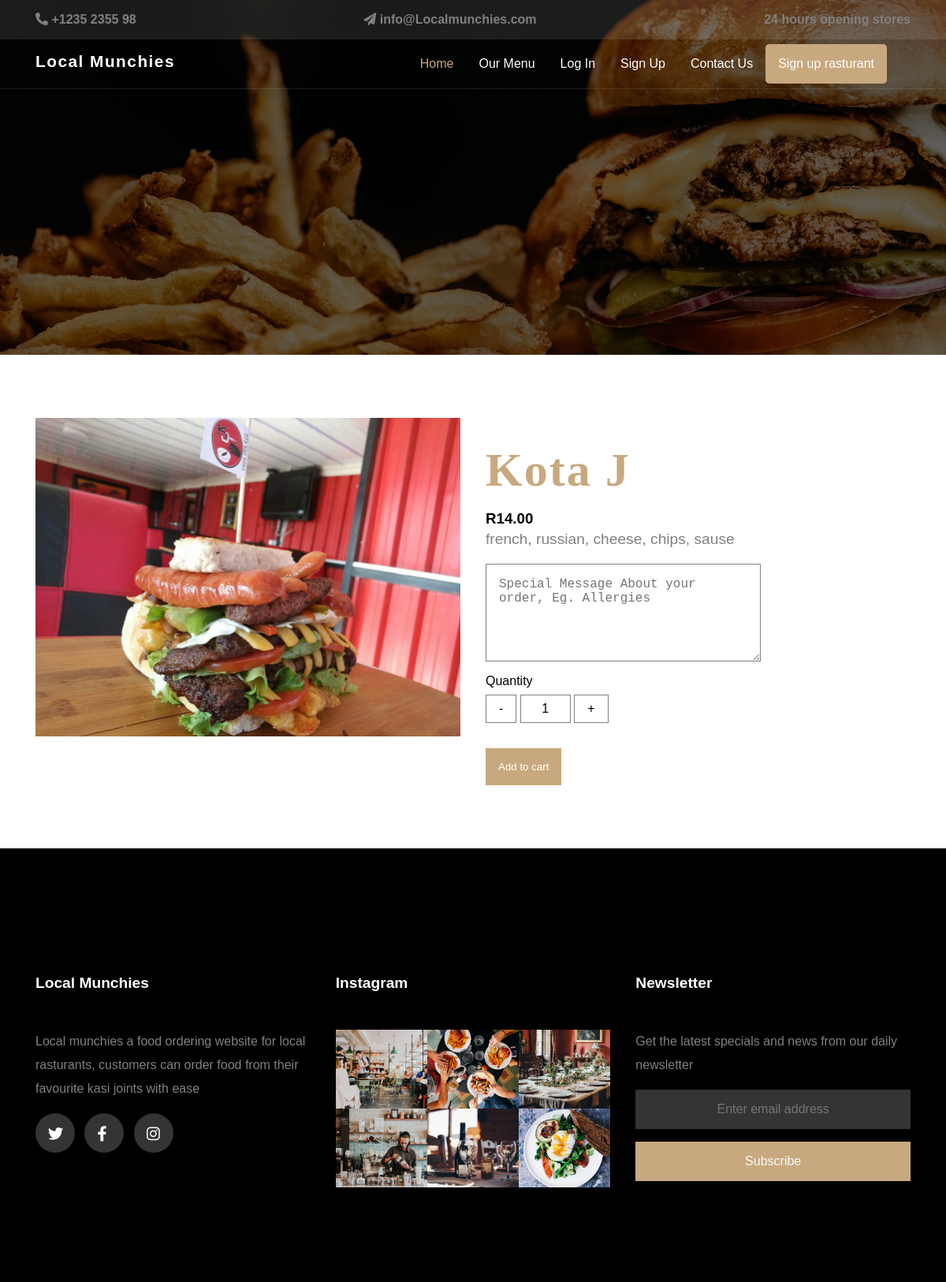
Page /about.php?id=14 on the committed database.
### tables this page shows
CREATE TABLE `menu` (
  `food_id` int(11) NOT NULL,
  `storeID` int(11) NOT NULL,
  `cuisine_id` int(11) NOT NULL,
  `food_name` varchar(255) NOT NULL,
  `food_desc` text NOT NULL,
  `food_price` decimal(10,2) NOT NULL,
  `food_img` varchar(255) NOT NULL
);

### about.php (the view, shortened to what this page needs)
<?php
include './templates/header.php';
include './database/dbconn.php';
if (isset($_GET['id'])) {
    $id = mysqli_real_escape_string($conn, $_GET['id']);
    $sql = "SELECT * FROM menu WHERE food_id='$id'";
    $results = mysqli_query($conn, $sql);
    $menuItems = mysqli_fetch_all($results, MYSQLI_ASSOC);
}
?>
<section class="about-hero hero">
    <header>
        <?php include './templates/navbar.php'; ?>
    </header>
</section>
<main>
    <section class="about-section section">
        <div class="container">
            <div class="about-content content">
                <form action="manage_cart.php" method="POST">
                    <?php if (isset($menuItems)) : ?>
                        <?php foreach ((array) $menuItems as $menuItem) : ?>
                            <div class="content-items">
                                <div class="about-imgs imgs">
                                    <div class="abt-img">
                                        <img src="./images/<?php echo $menuItem['food_img']; ?>" alt="">
                                    </div>
                                </div>
                                <div class="about-description">
                                    <div class="about-header header">
                                        <h1 class="cursive-hd"><?php echo $menuItem['food_name']; ?></h1>
                                    </div>
                                    <div class="about-desc">
                                        <h3>R<?php echo $menuItem['food_price']; ?></h3>
                                        <p><?php echo $menuItem['food_desc'] ?></p>
                                        <textarea name="specialMsg" placeholder="Special Message About your order, Eg. Allergies" cols="30" rows="5"></textarea>
                                        <div class="items-increment">
                                            <label>Quantity</label><br>
                                            <input type="button" onclick="decrementValue()" value="-" />
                                            <input type="text" name="quantity" value="1" maxlength="2" max="10" size="1" id="number" />
                                            <input type="button" onclick="incrementValue()" value="+" />
                                        </div>
                                        <input type="submit" value="Add to cart" class="input-btn1" name="addToCart">
                                    </div>
                                </div>
                            </div>
                        <?php endforeach ?>
                    <?php endif ?>
                </form>
            </div>
        </div>
    </section>
</main>
<?php include './templates/footer.php'; ?>

### css/sass/main.css (style rules this page uses)
header { position: relative; width: 100%; height: 100vh; }
@media screen and (min-width: 992px) { header::before { content: ''; position: absolute; top: 7rem; width: 100%; height: 1px; background-color: rgba(255, 255, 255, 0.1); } }
@media screen and (min-width: 992px) { header::after { content: ''; position: absolute; bottom: 14rem; width: 100%; height: 1px; background-color: rgba(255, 255, 255, 0.1); } }
.hero header { height: 450px; }
.hero header::after { content: ''; display: none; position: absolute; bottom: 14rem; width: 100%; height: 1px; background-color: rgba(255, 255, 255, 0.1); }
.about-section { margin-top: 5rem; margin-bottom: 4rem; }
@media screen and (min-width: 768px) { .about-section .content-items { display: -ms-grid; display: grid; -ms-grid-columns: 1fr 1fr; grid-template-columns: 1fr 1fr; grid-column-gap: 2rem; } }
.about-section .content-items .about-imgs .abt-img { width: 100%; }
.about-section .content-items .about-header { margin-top: 2rem; }
@media screen and (min-width: 768px) { .about-section .content-items .about-header { margin-top: 0; } }
@media screen and (min-width: 992px) { .about-section .content-items .about-header { margin-top: 2rem; } }
.about-section .content-items .about-desc { margin-top: 2rem; }
.about-section .content-items .about-desc p { color: #808080; }
.about-section .items-increment { margin: .5rem 0; }
.about-section .items-increment input { outline: none; padding: .5rem 1rem; margin: .5rem 0; font-size: 1rem; border: 0.5px solid #808080; }
.about-section .items-increment input[type="button"] { background-color: #FFFFFF; }
.about-section .items-increment input[type="text"] { text-align: center; }
.about-section form { margin: 2rem 0; }
textarea { display: block; outline: none; padding: 1rem; margin: 1rem 0; font-size: 1rem; border: 0.5px solid #808080; }
.input-btn1 { margin: 1rem 0; display: block; color: #FFFFFF; padding: 1rem; background-color: #C8A97F; border: none; text-align: center; }
@media screen and (min-width: 768px) { .input-btn1 { display: inline-block; } }
.hero { position: relative; background-size: cover; background-position: center center; background-repeat: no-repeat; background-image: url(../../images/bg-1.jpg); width: 100%; }
.hero::before { content: ''; position: absolute; top: 0; left: 0; width: 100%; height: 100%; background-color: rgba(0, 0, 0, 0.6); }
* { margin: 0; padding: 0; text-decoration: none; list-style: none; -webkit-box-sizing: border-box; box-sizing: border-box; }
body { background-color: #FFFFFF; font-family: sans-serif; overflow-x: hidden; }
img { width: 100%; max-width: 100%; }
p { font-size: 1.2rem; line-height: 30px; }
.header { margin-top: 5rem; font-size: clamp(1.7rem, 5vw, 2rem); letter-spacing: 2px; }
@media screen and (min-width: 600px) { .header { font-size: 2.5rem; } }
.cursive-hd { position: relative; margin-bottom: -1rem; font-family: cursive; color: #C8A97F; }
.container { padding: 0 15px; width: 100%; margin: 0 auto; }
@media screen and (min-width: 480px) { .container { max-width: 570px; } }
@media screen and (min-width: 768px) { .container { max-width: 720px; } }
@media screen and (min-width: 992px) { .container { max-width: 960px; } }
@media screen and (min-width: 1200px) { .container { max-width: 1140px; } }

### rows in the picture
menu: food_img (picture), food_name "Kota J", food_price "14.00", food_desc "french, russian, cheese, chips, sause"
